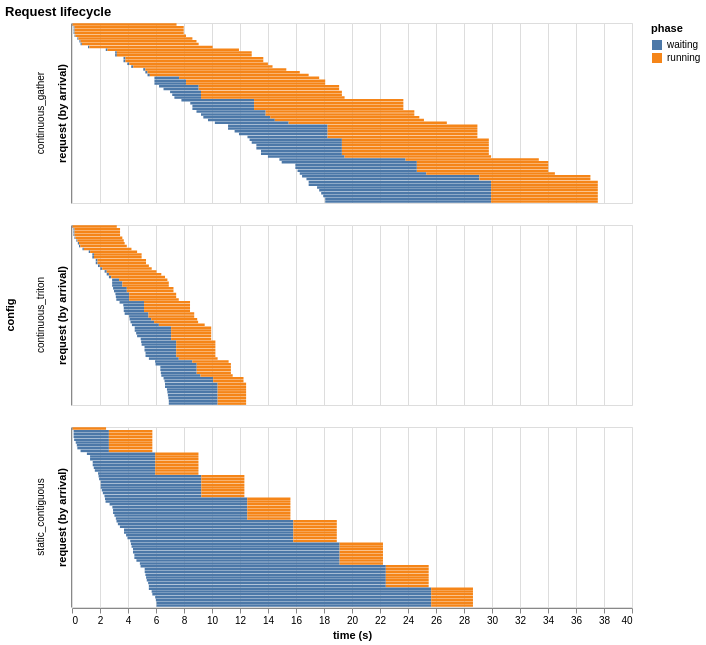

Vega-Lite specification for this chart:
### Vega-Lite specification from a JSON file in a GitHub repository (floating-point values rounded to 4 significant figures; data arrays with more than 128 entries replaced by an {"elided": "..."} marker saying what was removed)
{"config": {"view": {"continuousWidth": 300, "continuousHeight": 300}}, "data": {"name": "data-7d0099cd0c72888ecf72386858304315"}, "mark": {"type": "bar"}, "encoding": {"color": {"field": "phase", "scale": {"domain": ["waiting", "running"]}, "type": "nominal"}, "row": {"field": "config", "type": "nominal"}, "x": {"field": "start", "title": "time (s)", "type": "quantitative"}, "x2": {"field": "end"}, "y": {"axis": {"labels": false, "ticks": false}, "field": "request", "sort": "ascending", "title": "request (by arrival)", "type": "ordinal"}}, "height": 180, "title": "Request lifecycle", "width": 560, "$schema": "https://vega.github.io/schema/vega-lite/v6.4.1.json", "datasets": {"data-7d0099cd0c72888ecf72386858304315": {"elided": "384 records"}}}
